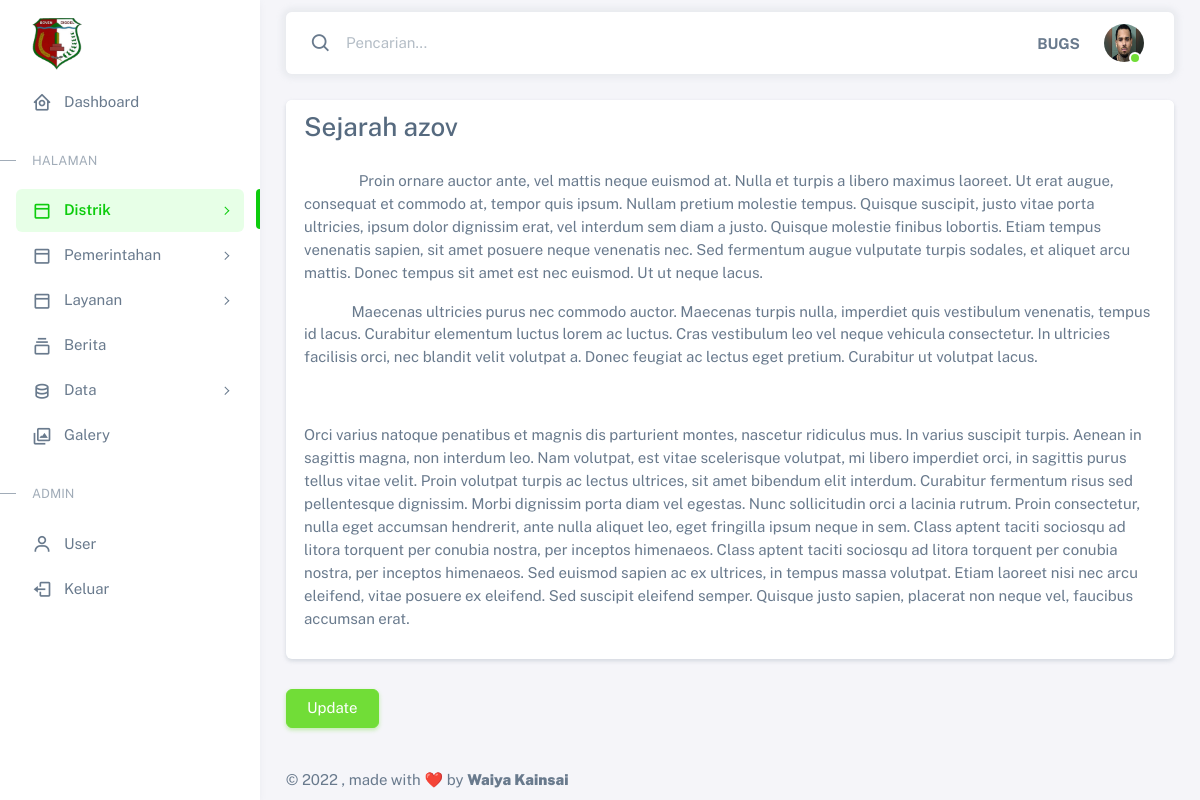
The page /panel/sejarahdistrik/ (signed in) on the database its author committed.
### panel/models.py (models this page shows)
class UserProfile(models.Model):
    user = models.OneToOneField(User, on_delete=models.CASCADE)
    first_name = models.CharField(max_length=100, null=True)
    last_name = models.CharField(max_length=100, null=True)
    phone = models.IntegerField(null=True)
    foto = models.ImageField(blank=True, null=True, upload_to="image/")

### sejarah/models.py (models this page shows, shortened)
class Sejarah(models.Model):
    judul = models.CharField(max_length=100)
    body = RichTextField(blank=True, null=True)

### panel/views.py (the view)
# urls.py: path('sejarahdistrik/',views.sejarah, name='getsejarah'),
@login_required(login_url='panel:login')
def sejarah(request):
    groupcheck = Group.objects.get(name= 'admin')
    sejarah = Sejarah.objects.all()
    context ={
        'title' : 'Panel | Sejarah Distrik',
        'sejarah': sejarah,
        'groupcheck': groupcheck,
    }
    return render(request, 'panel/sejarahdistrik.html', context)

### templates/panel/sejarahdistrik.html
{% extends '../adminbase.html' %}
{% block content %}
<div >
  {% for sejarah in sejarah %}
    <div class="card accordion-item active">
                      <h2 class="accordion-header" id="headingOne">
                        <div
                          class="accordion-button"
                          aria-expanded="true"
                          aria-controls="accordionOne"
                        >
                        <h3>
                        {{ sejarah.judul }}
                        </h3>
                        </div>
                      </h2>
                      <div
                        id="accordionOne"
                        class="accordion-collapse collapse show"
                        data-bs-parent="#accordionExample"
                      >
                        <div class="accordion-body">
                            {{sejarah.body | safe}}
                        </div>
                      </div>
    </div>
    {% if groupcheck == request.user.groups.all.0 %}
    <a href="{% url 'panel:updatesejarah' sejarah.id %}" class="btn btn-success tombolupdate">Update</a>
    {% endif %}
     {% endfor %}
</div>
{% endblock content %}

### templates/adminbase.html (shortened to what this page needs)
{% load static %}
<!DOCTYPE html>
<html
  lang="en"
  class="light-style layout-menu-fixed"
  dir="ltr"
  data-theme="theme-default"
  data-assets-path="../assets/"
  data-template="vertical-menu-template-free"
>
  <head>
    <link rel="stylesheet" href=" {% static 'vendor/fonts/boxicons.css' %}" />
    <link rel="stylesheet" href="{% static 'vendor/css/core.css' %}" class="template-customizer-core-css" />
    <link rel="stylesheet" href="{% static 'vendor/css/theme-default.css' %}" class="template-customizer-theme-css" />
    <link rel="stylesheet" href="{% static 'vendor/css/organisasi.css' %}" class="template-customizer-theme-css" />
    <link rel="stylesheet" href="{% static 'css/demo.css' %}" />
    <link rel="stylesheet" href="{% static 'vendor/libs/perfect-scrollbar/perfect-scrollbar.css' %}" />
    <link rel="stylesheet" href="{% static 'vendor/libs/apex-charts/apex-charts.css' %}" />
  </head>
  <body onload="startTime()">
    <div class="layout-wrapper layout-content-navbar">
      <div class="layout-container">
        {% include 'panel/admin_menu.html' %}
        <div class="layout-page">
          <nav
            class="layout-navbar container-xxl navbar navbar-expand-xl navbar-detached align-items-center bg-navbar-theme"
            id="layout-navbar"
          >
            <div class="navbar-nav-right d-flex align-items-center" id="navbar-collapse">
              <div class="navbar-nav align-items-center">
                <div class="nav-item d-flex align-items-center">
                  <i class="bx bx-search fs-4 lh-0"></i>
                  <input
                    type="text"
                    class="form-control border-0 shadow-none"
                    placeholder="Pencarian..."
                    aria-label="Search..."
                  />
                </div>
              </div>
              <ul class="navbar-nav flex-row align-items-center ms-auto">
                <li class="nav-item lh-1 me-3">
                  <strong >{{request.user|upper}}</strong>
                </li>
                <li class="nav-item navbar-dropdown dropdown-user dropdown">
                  <a class="nav-link dropdown-toggle hide-arrow" href="javascript:void(0);" data-bs-toggle="dropdown">
                    <div class="avatar avatar-online">
                      {% if request.user.userprofile.foto %}
                      <img src="{{ request.user.userprofile.foto.url }}" alt class="w-px-40 h-saja rounded-circle" />
                      {% else %}
                      <img src="{% static 'img/user_blank.png' %}" alt class="w-px-40 h-auto rounded-circle" />
                      {% endif %}
                    </div>
                  </a>
                </li>
              </ul>
            </div>
          </nav>
          <div class="content-wrapper">
            <div class="container-xxl flex-grow-1 container-p-y">
            {% block content %}
            {% endblock content %}
            </div>
            <footer class="content-footer footer bg-footer-theme">
              <div class="container-xxl d-flex flex-wrap justify-content-between py-2 flex-md-row flex-column">
                <div class="mb-2 mb-md-0">
                  ©
                  , made with ❤️ by
                  <a href="#" target="_blank" class="footer-link fw-bolder">Waiya Kainsai</a>
                </div>
              </div>
            </footer>
          </div>
        </div>
      </div>
    </div>
  </body>
</html>

### rows shown on the page
Sejarah: judul "Sejarah azov", body "Proin ornare auctor ante, vel mattis neque euismod at. Nulla et turpis a libero maximus laoreet. Ut erat augue, consequat et commodo at, tempor quis ipsum. Nullam pretium molestie tempus. Quisque suscipit, justo vitae porta ultricies, ipsum dolor dignissim erat, vel interdum sem diam a justo. Quisque molestie finibus lobortis. Etiam tempus venenatis sapien, sit amet posuere neque venenatis nec. Sed fermentum augue vulputate turpis sodales, et aliquet arcu mattis. Donec tempus sit amet est nec euismod. Ut ut neque lacus. Maecenas ultricies purus nec commodo auctor. Maecenas turpis nulla, imperdiet quis vestibulum venenatis, tempus id lacus. Curabitur elementum luctus lorem ac luctus. Cras…"

### other values the page prints
{{ request.user|upper }} "BUGS"
